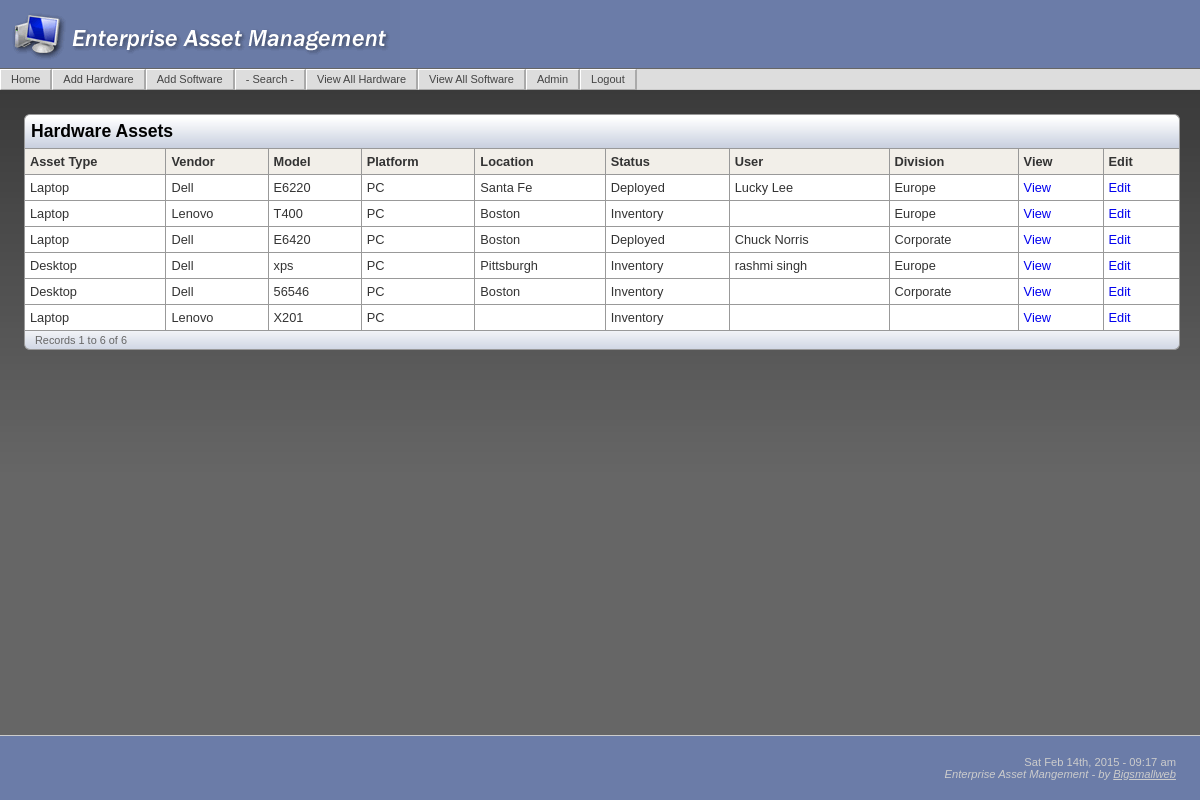
Screenshot of /HardwarePC.php (signed in) with the database file from the repository.
### tables this page shows
CREATE TABLE IF NOT EXISTS `assets_hardware` (
  `asset_hardware_id` int(10) unsigned NOT NULL AUTO_INCREMENT,
  `asset_type` varchar(50) DEFAULT NULL,
  `vendor` varchar(50) NOT NULL DEFAULT '',
  `model` varchar(30) NOT NULL DEFAULT '',
  `serialnumber` varchar(30) DEFAULT NULL,
  `asset_tag` varchar(24) DEFAULT NULL,
  `purchase_order` varchar(50) DEFAULT NULL,
  `location` varchar(50) DEFAULT NULL,
  `date_purchase` varchar(12) DEFAULT NULL,
  `date_decomission` varchar(12) DEFAULT NULL,
  `status` varchar(50) DEFAULT NULL,
  `user` varchar(50) DEFAULT NULL,
  `division` varchar(50) DEFAULT NULL,
  `platform` varchar(50) DEFAULT NULL,
  `comments` text,
  `monitor_size` int(2) DEFAULT NULL,
  `warranty` varchar(15) DEFAULT NULL,
  `cube` varchar(10) DEFAULT NULL,
  `field_address` text,
  `user_account` varchar(12) DEFAULT NULL,
  PRIMARY KEY (`asset_hardware_id`)
);

### HardwarePC.php (the view, shortened to what this page needs)
<?php require_once('Connections/eam.php'); ?>
<?php
$maxRows_rsHardwareAssets = 50;
$pageNum_rsHardwareAssets = 0;
$startRow_rsHardwareAssets = $pageNum_rsHardwareAssets * $maxRows_rsHardwareAssets;
$query_rsHardwareAssets = "SELECT * FROM assets_hardware WHERE assets_hardware.platform = 'PC'";
$query_limit_rsHardwareAssets = sprintf("%s LIMIT %d, %d", $query_rsHardwareAssets, $startRow_rsHardwareAssets, $maxRows_rsHardwareAssets);
$rsHardwareAssets = mysql_query($query_limit_rsHardwareAssets, $eam) or die(mysql_error());
$row_rsHardwareAssets = mysql_fetch_assoc($rsHardwareAssets);
if (isset($_GET['totalRows_rsHardwareAssets'])) {
  $totalRows_rsHardwareAssets = $_GET['totalRows_rsHardwareAssets'];
} else {
  $all_rsHardwareAssets = mysql_query($query_rsHardwareAssets);
  $totalRows_rsHardwareAssets = mysql_num_rows($all_rsHardwareAssets);
}
?>
<?php include('includes/header.php'); ?>
    <h3>Hardware Assets </h3>
    <table class="table1">
      <tr>
        <th>Asset Type </th>
        <th>Vendor</th>
        <th>Model</th>
        <th>Platform</th>
        <th>Location</th>
        <th>Status</th>
        <th>User</th>
        <th>Division</th>
        <th>View &nbsp; </th>
        <th>Edit &nbsp; </th>
      </tr>
      <?php do { ?>
        <tr onmouseover="this.bgColor='#F2F7FF'" onmouseout="this.bgColor='#FFFFFF'";>
          <td> <?php echo $row_rsHardwareAssets['asset_type']; ?>&nbsp; </td>
          <td> <?php echo $row_rsHardwareAssets['vendor']; ?>&nbsp; </td>
          <td> <?php echo $row_rsHardwareAssets['model']; ?>&nbsp; </td>
          <td> <?php echo $row_rsHardwareAssets['platform']; ?>&nbsp; </td>
          <td> <?php echo $row_rsHardwareAssets['location']; ?>&nbsp; </td>
          <td> <?php echo $row_rsHardwareAssets['status']; ?>&nbsp; </td>
          <td> <?php echo $row_rsHardwareAssets['user']; ?>&nbsp; </td>
          <td> <?php echo $row_rsHardwareAssets['division']; ?>&nbsp; </td>
          <td> <a href="HardwareDetail.php?recordID=<?php echo $row_rsHardwareAssets['asset_hardware_id']; ?>">View</a></td>
          <td> <a href="HardwareUpdate.php?recordID=<?php echo $row_rsHardwareAssets['asset_hardware_id']; ?>">Edit</a></td>
        </tr>
      <?php } while ($row_rsHardwareAssets = mysql_fetch_assoc($rsHardwareAssets)); ?>
    </table>
    <table class="pagination">
      <tr>
	  <td>Records <?php echo ($startRow_rsHardwareAssets + 1) ?> to <?php echo min($startRow_rsHardwareAssets + $maxRows_rsHardwareAssets, $totalRows_rsHardwareAssets) ?> of <?php echo $totalRows_rsHardwareAssets ?></td>
	  <td>
	</td>
	</tr>
	</table>
    <?php include('includes/footer.php'); ?>

### includes/eam_main.css (style rules this page uses)
html, body { font-family: Verdana, Arial, Helvetica, sans-serif; background:url(../images/bkgd.jpg); background-repeat:repeat-x; background-position:top; background-color: #666; margin:0; text-align: center; color: #000000; font-size:100%; height:100% }
h1, h2, h3, h4 { font-family:"Trebuchet MS", Verdana, Arial, Helvetica, sans-serif; }
h3 { font-size:110%; padding:6px; margin:0; background-color:#DADFE9; border-top:1px solid #999; border-right:1px solid #999; border-left:1px solid #999; border-spacing:0px; border-collapse: collapse; background-image:url(../images/titleBk.gif); border-radius: 6px 6px 0 0; -moz-border-radius: 6px 6px 0 0; }
p, td { font-size:80%; }
th { font-size:80%; }
a { text-decoration:none; }
table a { display: block; width: 100%; }
.table1 { border-width: 1px; border-spacing:0px; border-style: solid; border-color: #999; border-collapse: collapse; background-color:#FFFFFF; width:100%; }
.table1 th { border-width: 1px; border-style: solid; border-color: #999; padding: 5px; background-color: #F2EFE9; text-align:left; color:#333; }
.table1 td { border-width: 1px; border-style: solid; border-color: #999; padding: 5px; text-align:left; color:#333; }
.pagination { width:100%; border-width: 1px; border-spacing:0px; border-style: solid; border-top:none; border-color: #999; background-color:#FFFFFF; background-image:url(../images/titleBk1.gif); margin:0 auto; border-radius: 0 0 6px 6px; -moz-border-radius:0 0 6px 6px; }
.pagination td { padding: 3px 10px; text-align:left; color:#666; font-size:68%; }

### rows the page displays
assets_hardware: asset_type "Laptop", vendor "Dell", model "E6220", platform "PC", location "Santa Fe", status "Deployed", user "Lucky Lee", division "Europe"
assets_hardware: asset_type "Laptop", vendor "Lenovo", model "T400", platform "PC", location "Boston", status "Inventory", division "Europe"
assets_hardware: asset_type "Laptop", vendor "Dell", model "E6420", platform "PC", location "Boston", status "Deployed", user "Chuck Norris", division "Corporate"
assets_hardware: asset_type "Desktop", vendor "Dell", model "xps", platform "PC", location "Pittsburgh", status "Inventory", user "rashmi singh", division "Europe"
assets_hardware: asset_type "Desktop", vendor "Dell", model "56546", platform "PC", location "Boston", status "Inventory", division "Corporate"
assets_hardware: asset_type "Laptop", vendor "Lenovo", model "X201", platform "PC", status "Inventory"

### other values shown
$startRow_rsHardwareAssets + 1 "1"
$totalRows_rsHardwareAssets "6"
